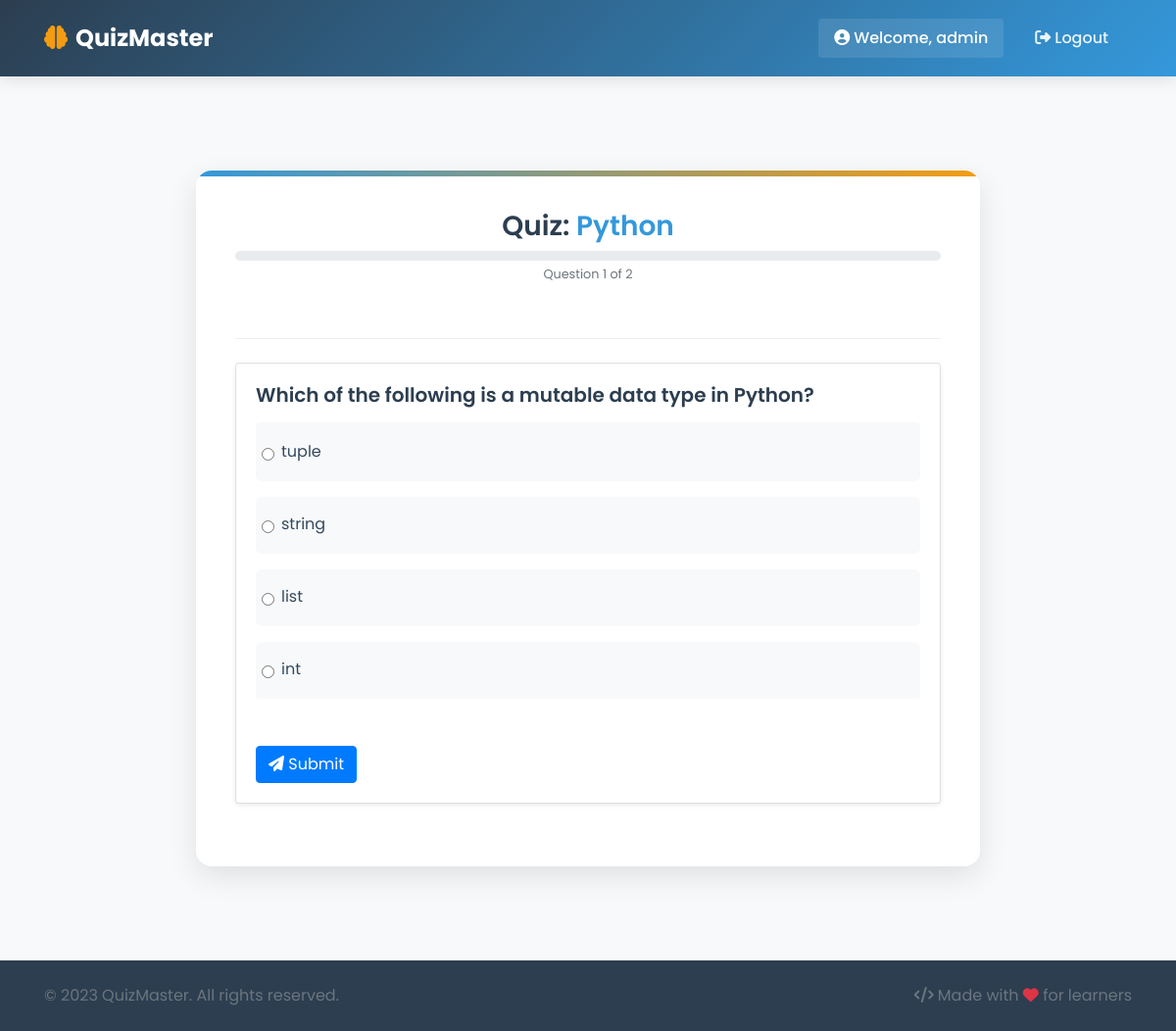
The app's page /subject/1/question/1/ (signed in) with its own data.
### quiz_app/models.py (models this page shows, shortened)
class Subject(models.Model):
    name = models.CharField(max_length=100)
    description = models.TextField(max_length=200,help_text="Description must be under 200 characters.")
    logo_image  = models.ImageField(upload_to='logos/', blank=True, null=True,help_text="Upload an image of size 350 × 180 px.",validators=[validate_image])
    class Meta:
        db_table = 'quiz_subject'

class Question(models.Model):
    TEXT = 'text'
    IMAGE = 'image'
    QUESTION_TYPES = [
        (TEXT, 'Text Question'),
        (IMAGE, 'Image Question'),
    ]
    subject = models.ForeignKey(Subject, on_delete=models.CASCADE)
    question_type = models.CharField(max_length=10, choices=QUESTION_TYPES, default=TEXT)
    text_content = models.TextField(blank=True, null=True)
    image_content = models.ImageField(upload_to='questions/', blank=True, null=True)
    hint = models.TextField(blank=True, null=True)
    class Meta:
        db_table = 'quiz_question'

class Option(models.Model):
    question = models.ForeignKey(Question, on_delete=models.CASCADE, related_name='options')
    text_content = models.TextField(blank=True, null=True)
    image_content = models.ImageField(upload_to='options/', blank=True, null=True)
    is_correct = models.BooleanField(default=False)
    class Meta:
        db_table = 'quiz_option'

### quiz_app/views.py (the view, shortened to what this page needs)
@login_required(login_url="login")
def question_detail(request, subject_id, question_id):
    subject = get_object_or_404(Subject, id=subject_id)
    question = get_object_or_404(Question, id=question_id, subject=subject)
    options = question.options.all()
    explanation = getattr(question, "explanation", None)
    next_question = Question.objects.filter(
        subject=subject, id__gt=question.id
    ).order_by("id").first()
    progress, _ = UserProgress.objects.get_or_create(
        user=request.user, subject=subject, question=question
    )
    feedback, show_hint_option = None, False
    highlight_correct, highlight_wrong = False, False
    wrong_option_ids, show_next = [], False
    context = {
        "subject": subject,
        "question": question,
        "options": options,
        "feedback": feedback,
        "show_hint_option": show_hint_option,
        "highlight_correct": highlight_correct,
        "highlight_wrong": highlight_wrong,
        "wrong_option_ids": wrong_option_ids,
        "show_next": show_next,
        "next_question": next_question,
        "current_question": question.id,
        "total_questions": subject.question_set.count(),
        "attempts": progress.attempts,
        "max_attempts": 2,
    }
    return render(request, "quiz.html", context)

### templates/quiz.html (shortened to what this page needs)
{% extends "base.html" %}
{% load static %}
{% block content %}
<div class="container my-5 quiz-container">
    <div class="quiz-header mb-4">
        <h3>Quiz: <span class="subject-name">{{ subject.name }}</span></h3>
        <div class="progress-container">
            <div class="progress">
            </div>
            <small class="text-muted d-block mt-1">
                Question {{ current_question }} of {{ total_questions }}
            </small>
        </div>
    </div>
    <div class="card shadow-sm mb-4">
        <div class="card-body">
            <h5 class="mb-3">{{ question.text_content }}</h5>
            <form method="POST" id="quizForm" novalidate>
                <div class="list-group options-container">
                    {% for option in options %}
                        <label class="list-group-item d-flex align-items-center option
                        ">
                            <input type="radio"
                                   name="answer"
                                   value="{{ option.id }}"
                                   class="form-check-input me-2"
                            >
                            {{ option.text_content }}
                        </label>
                    {% endfor %}
                </div>
                <div class="mt-4 d-flex justify-content-between">
                    {% if show_next and next_question %}
                        <a href="{% url 'question_detail' subject.id next_question.id %}" class="btn btn-success">
                            Next <i class="fas fa-arrow-right"></i>
                        </a>
                    {% elif show_next and not next_question %}
                        <a href="{% url 'results' subject.id %}" class="btn btn-success">
                            <i class="fas fa-flag-checkered"></i> Finish
                        </a>
                    {% else %}
                        <button type="submit" class="btn btn-primary">
                            <i class="fas fa-paper-plane"></i> Submit
                        </button>
                    {% endif %}
                </div>
            </form>
        </div>
    </div>
</div>
{% endblock %}

### templates/base.html (shortened to what this page needs)
{% load static %}
<!DOCTYPE html>
<html lang="en">
<head>
    <link rel="stylesheet" href="https://stackpath.bootstrapcdn.com/bootstrap/4.5.2/css/bootstrap.min.css">
    <link rel="stylesheet" href="https://cdnjs.cloudflare.com/ajax/libs/font-awesome/6.4.0/css/all.min.css">
    <link rel="stylesheet" href="{% static 'css/style.css' %}">
</head>
<body>
    <nav class="navbar navbar-expand-lg navbar-dark navbar-custom">
        <div class="container">
            <a class="navbar-brand" href="{% url 'subject_list' %}">
                <i class="fas fa-brain mr-2"></i>QuizMaster
            </a>
            <div class="collapse navbar-collapse" id="navbarNav">
                <ul class="navbar-nav ml-auto">
                    {% if user.is_authenticated %}
                        <li class="nav-item">
                            <span class="navbar-text user-welcome">
                                <i class="fas fa-user-circle mr-1"></i>Welcome, {{ user.username }}
                            </span>
                        </li>
                        <li class="nav-item">
                            <a class="nav-link" href="{% url 'admin:logout' %}">
                                <i class="fas fa-sign-out-alt mr-1"></i>Logout
                            </a>
                        </li>
                    {% else %}
                        <li class="nav-item">
                            <a class="nav-link" href="{% url 'admin:login' %}">
                                <i class="fas fa-sign-in-alt mr-1"></i>Login
                            </a>
                        </li>
                    {% endif %}
                </ul>
            </div>
        </div>
    </nav>
    <main class="main-content">
        <div class="container">
            {% block content %}{% endblock %}
        </div>
    </main>
    <footer class="footer">
        <div class="container">
            <div class="row">
                <div class="col-md-6">
                    <p class="text-muted">&copy; 2023 QuizMaster. All rights reserved.</p>
                </div>
                <div class="col-md-6 text-md-right">
                    <p class="text-muted">
                        <i class="fas fa-code mr-1"></i>Made with <i class="fas fa-heart text-danger"></i> for learners
                    </p>
                </div>
            </div>
        </div>
    </footer>
</body>
</html>

### static/css/style.css (style rules this page uses)
:root { --primary-color: #3498db; --secondary-color: #2c3e50; --success-color: #2ecc71; --warning-color: #f39c12; --danger-color: #e74c3c; --light-color: #ecf0f1; --dark-color: #34495e; --card-shadow: 0 10px 30px rgba(0, 0, 0, 0.1); --transition: all 0.3s ease; }
body { font-family: 'Poppins', sans-serif; background-color: #f8f9fa; color: var(--dark-color); min-height: 100vh; display: flex; flex-direction: column; }
h1, h2, h3, h4, h5, h6 { font-family: 'Poppins', sans-serif; font-weight: 600; color: var(--secondary-color); }
.navbar-custom { background: linear-gradient(135deg, var(--secondary-color) 0%, var(--primary-color) 100%); box-shadow: 0 4px 15px rgba(0, 0, 0, 0.1); padding: 1rem 0; }
.navbar-brand { font-weight: 700; font-size: 1.5rem; color: white !important; }
.navbar-brand i { color: var(--warning-color); }
.navbar-nav .nav-link { color: rgba(255, 255, 255, 0.9) !important; font-weight: 500; margin: 0 0.5rem; transition: var(--transition); border-radius: 4px; padding: 0.5rem 1rem !important; }
.user-welcome { color: white !important; font-weight: 500; padding: 0.5rem 1rem; background-color: rgba(255, 255, 255, 0.1); border-radius: 4px; margin-right: 0.5rem; }
.main-content { flex: 1; padding: 3rem 0; }
.footer { background-color: var(--secondary-color); color: white; padding: 1.5rem 0; margin-top: auto; }
.footer p { margin: 0; }
.quiz-container { max-width: 800px; margin: 0 auto; background: white; border-radius: 16px; box-shadow: var(--card-shadow); padding: 2.5rem; position: relative; overflow: hidden; }
.quiz-container:before { content: ''; position: absolute; top: 0; left: 0; width: 100%; height: 6px; background: linear-gradient(90deg, var(--primary-color), var(--warning-color)); }
.quiz-header { text-align: center; margin-bottom: 2rem; padding-bottom: 1.5rem; border-bottom: 1px solid #eee; }
.quiz-header .subject-name { color: var(--primary-color); font-weight: 600; }
.progress-container { margin-bottom: 2rem; }
.progress { height: 10px; border-radius: 5px; background-color: #e9ecef; }
.options-container { margin-bottom: 2rem; }
.option { background-color: #f8f9fa; border: 2px solid transparent; border-radius: 8px; padding: 1rem 1.5rem; margin-bottom: 1rem; cursor: pointer; transition: var(--transition); display: flex; align-items: center; }
.option input[type="radio"] { margin-right: 1rem; }

### templates/quiz.html (style rules this page uses)
.option { border-radius: 6px; cursor: pointer; transition: all .3s ease; }

### records on screen
Subject: name "Python"
Question: text_content "Which of the following is a mutable data type in Python?"
Option: text_content "tuple"
Option: text_content "string"
Option: text_content "list"
Option: text_content "int"

### other values on screen
{{ user.username }} "admin"
{{ current_question }} "1"
{{ total_questions }} "2"
